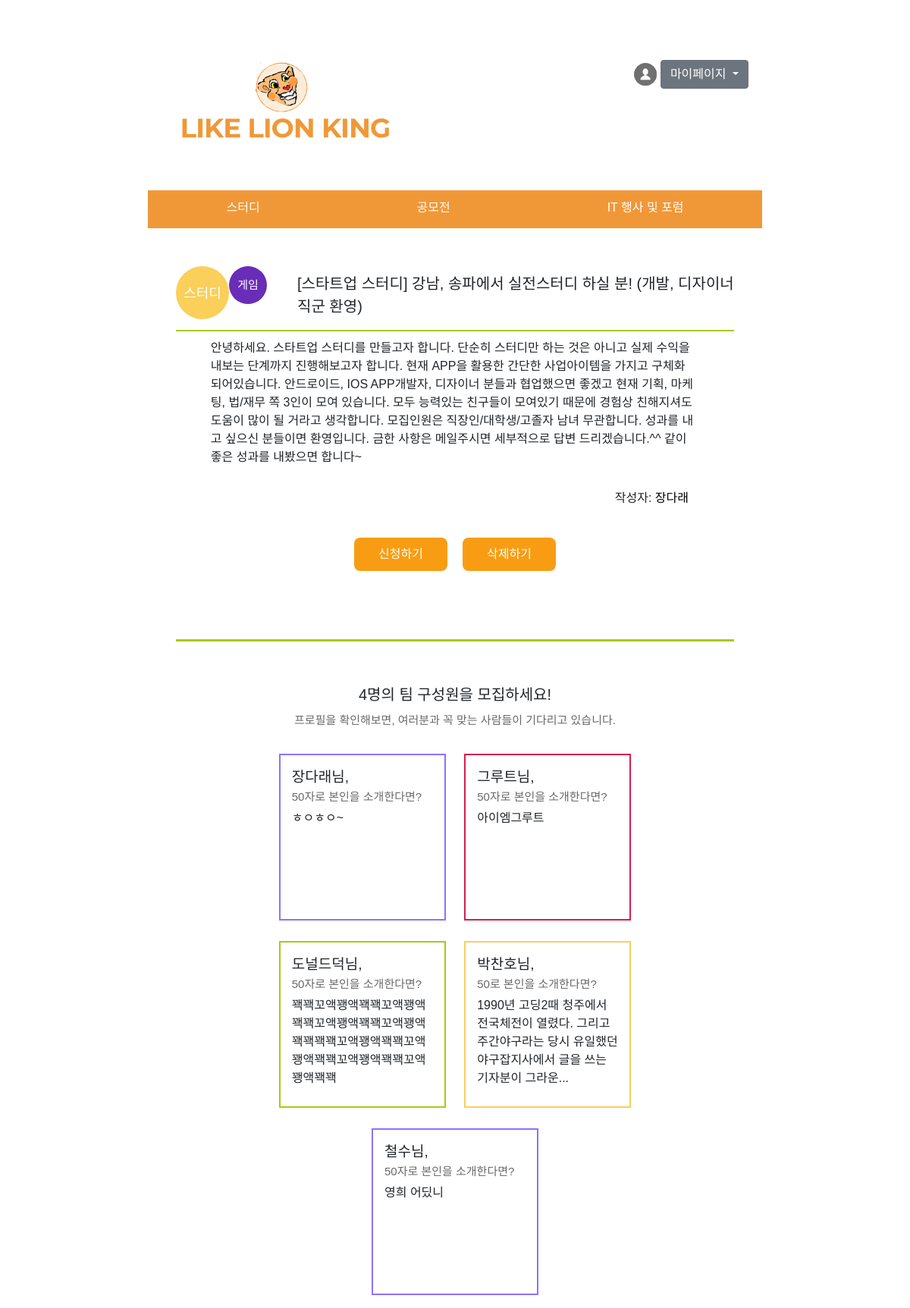
Page /app/detail/21 on the committed database.
### details/models.py (models this page shows)
class Details (models.Model):
    objects = models.Manager()
    title =  models.CharField(max_length=200)
    user_name = models.CharField(max_length=50, null=True)
    user_num = models.IntegerField()
    content = models.TextField(blank=True, null=True)
    post_type = models.IntegerField(default=1)
    created_at = models.DateTimeField(auto_now_add=True)
    updated_at = models.DateTimeField(auto_now=True)

### app/views.py (the view)
# urls.py: path('detail/<int:detail_id>', views.detail, name="detail"),
def detail(request, detail_id):
    detail = get_object_or_404(Details, pk=detail_id)
    return render(request, 'front/page1.html', {'detail': detail})

### app/templates/front/page1.html (shortened to what this page needs)
<!DOCTYPE html>
{% load staticfiles %}
<html lang="en">
<head>
    <link rel="stylesheet" href="main.css">
     <link rel="stylesheet" href="https://stackpath.bootstrapcdn.com/bootstrap/4.3.1/css/bootstrap.min.css">
        <link rel="stylesheet" href="page1.css">
</head>
<body class="body">
<div class="container">
    <div class="header">
      <div class="header_right">
       <a href="{% url 'main' %}"> <img src="{% static 'person.png' %}"></a>
        <span class="dropdown">
          <button class="custom_dropdown btn btn-secondary dropdown-toggle" type="button" id="dropdownMenuButton"
            data-toggle="dropdown" aria-haspopup="true" aria-expanded="false">
            마이페이지
          </button>
        </span>
      </div>
      <a href="">
        <img src="{% static 'new_logo.png' %}" id="logo" width="1050px" class="center">
      </a>
    </div>
    <nav class="nav nav-pills nav-fill custom_nav">
      <a class="custom_nav1 nav-item nav-link" href="{% url 'main' %}">스터디</a>
      <a class="custom_nav1 nav-item nav-link" href="{% url 'main' %}#contest">공모전</a>
      <a class="custom_nav1 nav-item nav-link" href="{% url 'main' %}#IT">IT 행사 및 포럼</a>
    </nav>
    </div>
       <div class="page">
        <div class="pageTitle">
            <div class="badges">스터디</div>
            <div class="badges">게임</div>
            <p>{{detail.title}}</p>
        </div>
        <div class="pageContents">
            <p>{{detail.content}}</p>
            <div class="pageWriter">
                <p2>작성자: <a href="{% url 'myprofile' %}">장다래</a></p2>
            </div>
            <div class="wrapButton">
                <button type="button" class=button>신청하기</button>
                <a href="{% url 'delete' detail.id %}"><button type="button" class=button>삭제하기</button></a>
            </div>
            <div class="wrapButton">
            </div>
        </div>
    </div>
    <div class="wanted">
        <div class="text">
            <p>{{detail.user_num}}명의 팀 구성원을 모집하세요!</p>
            <h6>프로필을 확인해보면, 여러분과 꼭 맞는 사람들이 기다리고 있습니다.</h6>
        </div>
        <div class="list">
            <div class="person">
                <div class="info">
                    <p1>장다래님,</p1>
                    <p2>50자로 본인을 소개한다면?</p2>
                    <p3>ㅎㅇㅎㅇ~</p3>
                </div>
            </div>
            <div class="person">
                <div class="info">
                    <p1>그루트님,</p1>
                    <p2>50자로 본인을 소개한다면?</p2>
                    <p3>아이엠그루트</p3>
                </div>
            </div>
            <div class="person">
                <div class="info">
                    <p1>도널드덕님,</p1>
                    <p2>50자로 본인을 소개한다면?</p2>
                    <p3>꽥꽥꼬액꽹액꽥꽥꼬액꽹액꽥꽥꼬액꽹액꽥꽥꼬액꽹액꽥꽥꽥꽥꼬액꽹액꽥꽥꼬액꽹액꽥꽥꼬액꽹액꽥꽥꼬액꽹액꽥꽥</p3>
                </div>
            </div>
            <div class="person">
                <div class="info">
                    <p1>박찬호님,</p1>
                    <p2>50로 본인을 소개한다면?</p2>
                    <p3>1990년 고딩2때 청주에서 전국체전이 열렸다. 그리고 주간야구라는 당시 유일했던 야구잡지사에서 글을 쓰는 기자분이 그라운...</p3>
                </div>
            </div>
            <div class="person">
                <div class="info">
                    <p1>철수님,</p1>
                    <p2>50자로 본인을 소개한다면?</p2>
                    <p3>영희 어딨니</p3>
                </div>
            </div>
        </div>
    </div>
</body>
</html>

### app/templates/front/main.css (style rules this page uses)
.body { font-family: 'Noto Sans KR', sans-serif; width: 70%; margin-left: auto; margin-right: auto; margin-top: 3%; }
a.custom_nav1 { color: white; }
.header { margin-bottom: 30px; }
.center { margin-left: auto; margin-right: auto; }
#logo { width: 300px; height: auto; margin: 30px; }
.header_right { margin: 18px; float: right; position: relative; top: 25px; }
.custom_dropdown { background-color: white; color : #343434; border-color:white; }
.nav.nav-pills.nav-fill.custom_nav { background-color: #f09837; color: white!important; height: 50px; line-height: 30px; }
.nav-fill .nav-item { border-radius: unset; }
.custom_nav { color : white; }

### app/templates/front/page1.css (style rules this page uses)
a { color: black; text-decoration: none; }
.page { width: 90%; margin-left: auto; margin-right: auto; margin-top: 50px; }
.pageTitle { position:relative; margin: 10px; padding-bottom: 4px; }
.pageTitle p { font-size: 20px; position:absolute; top: 10%; width: auto; margin-left: 160px; }
.pageTitle:after { content: ""; display: block; clear: both; }
.badges { float:left; border-radius: 50%; width: 70px; height: 70px; background-color: #facf5a; padding-top: 23px; -moz-box-sizing: border-box; -webkit-box-sizing: border-box; box-sizing: border-box; text-align:center; color: #ffffff; font-size: 18px; font-family: 'Goyang'; font-weight: lighter; }
.badges:nth-child(even) { background-color: #692db7; width: 50px; height: 50px; font-size: 15px; padding-top: 14px; }
.pageContents { border-top: solid 2px #a6cb12; padding: 10px; margin: 10px; border-bottom: solid 3px #a6cb12; }
.pageContents p { width: 90%; margin-left: auto; margin-right: auto; }
.pageWriter { text-align: right; margin-top: 30px; padding-right:50px; }
.wrapButton { display: flex; justify-content: center; align-items: center; padding: 10px; margin: 20px; }
.button { padding: 10px 32px; text-align: center; text-decoration: none; font-size: 16px; border-radius: 8px; background-color: #f89d13; color: white; -webkit-transition-duration: 0.3s; transition-duration: 0.3s; display: inline-block; justify-content: center; border: 0; }
.wanted { margin-top: 50px; width: 70%; margin-left: auto; margin-right: auto; }
.text p { text-align: center; font-size: 20px; margin: 0px; padding: 5px; }
.text h6 { text-align: center; font-size: 15px; margin: 0px; padding: 5px; font-weight: lighter; color: #696969; }
.text { margin: 20px; }
.wanted .list { margin: 0px; padding: 0px; text-align: center; }
.wanted .list:after { content: ""; display: block; clear: both; }
.person { display: inline-block; width: 220px; padding: 10px; margin: 10px; -moz-box-sizing: border-box; -webkit-box-sizing: border-box; box-sizing: border-box; position: relative; }
.person:before { content: ""; display: block; padding-top: 100%; }
.info { position: absolute; top: 0; right: 0; bottom: 0; left: 0; padding: 15px; text-align: left; }
.info:after { content: ""; display: block; clear: both; }
.person:nth-child(4n+0) { border: #facf5a 2.5px solid; }
.person:nth-child(4n+1) { border: #8f71ff 2.5px solid; }
.person:nth-child(4n+2) { border: #d61d4e 2.5px solid; }
.person:nth-child(4n+3) { border: #a6cb12 2.5px solid; }
.info p1 { float:center; font-size: 19px; margin-bottom: 7px; }
.info p2 { float:left; color: #696969; font-weight: 100; font-size: 15px; margin-bottom: 5px; }
.info p3 { float:left; }

### rows in the picture
Details: title "[스타트업 스터디] 강남, 송파에서 실전스터디 하실 분! (개발, 디자이너직군 환영)", content "안녕하세요. 스타트업 스터디를 만들고자 합니다. 단순히 스터디만 하는 것은 아니고 실제 수익을 내보는 단계까지 진행해보고자 합니다. 현재 APP을 활용한 간단한 사업아이템을 가지고 구체화 되어있습니다. 안드로이드, IOS APP개발자, 디자이너 분들과 협업했으면 좋겠고 현재 기획, 마케팅, 법/재무 쪽 3인이 모여 있습니다. 모두 능력있는 친구들이 모여있기 때문에 경험상 친해지셔도 도움이 많이 될 거라고 생각합니다. 모집인원은 직장인/대학생/고졸자 남녀 무관합니다. 성과를 내고 싶으신 분들이면 환영입니다. 금한 사항은 메일주시면 세부적으로 답변 드리겠습니다.^^ 같이 좋은 성과를 내봤으면 합니다~", user_num "4"
